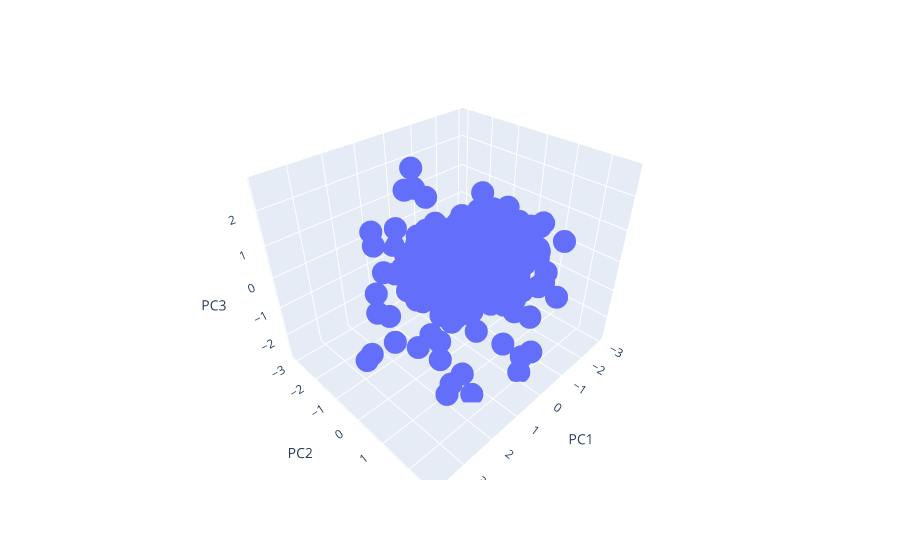

Notebook code for this chart:
### Code cell
fig = px.scatter_3d(pca_df.sample(250), x='PC1', y='PC2', z='PC3')
fig.show()

# Hypothesis:  The 5-dimensional OCEAN data set can be represented in 3 dimensions visualized by 27 clusters of points in a 3x3x3 cube.

### Figure 1 — Plotly figure (JSON) as saved in the notebook; plotly's stock layout.template omitted (floating-point values rounded to 4 significant figures; data arrays with more than 128 entries replaced by an {"elided": "..."} marker saying what was removed)
{"data": [{"hovertemplate": "PC1=%{x}<br>PC2=%{y}<br>PC3=%{z}<extra></extra>", "legendgroup": "", "marker": {"color": "#636efa", "symbol": "circle"}, "mode": "markers", "name": "", "scene": "scene", "showlegend": false, "type": "scatter3d", "x": {"elided": "250 float values"}, "y": {"elided": "250 float values"}, "z": {"elided": "250 float values"}}], "layout": {"legend": {"tracegroupgap": 0}, "margin": {"t": 60}, "scene": {"domain": {"x": [0, 1], "y": [0, 1]}, "xaxis": {"title": {"text": "PC1"}}, "yaxis": {"title": {"text": "PC2"}}, "zaxis": {"title": {"text": "PC3"}}}}}
